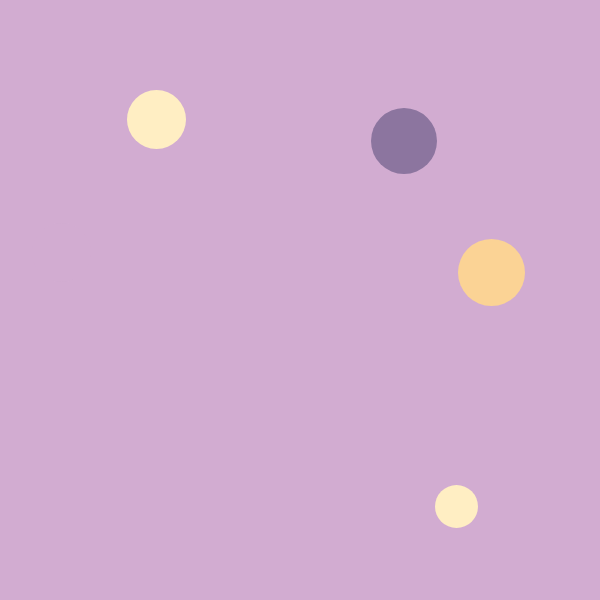
Frame 1 (no input)
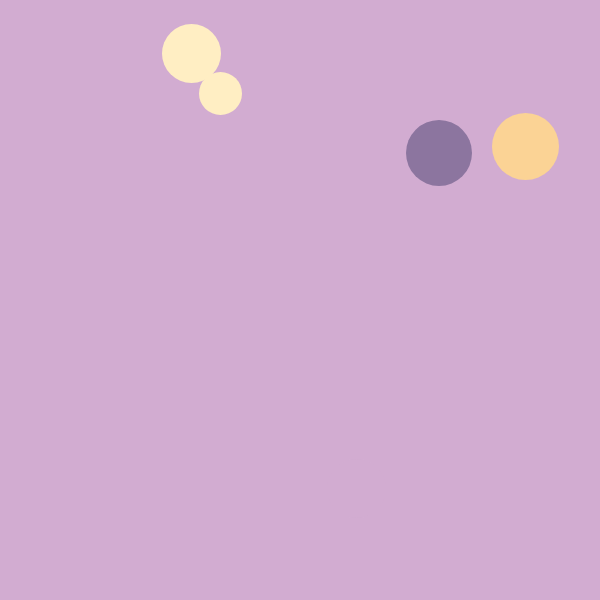
Frame 60 (no input)
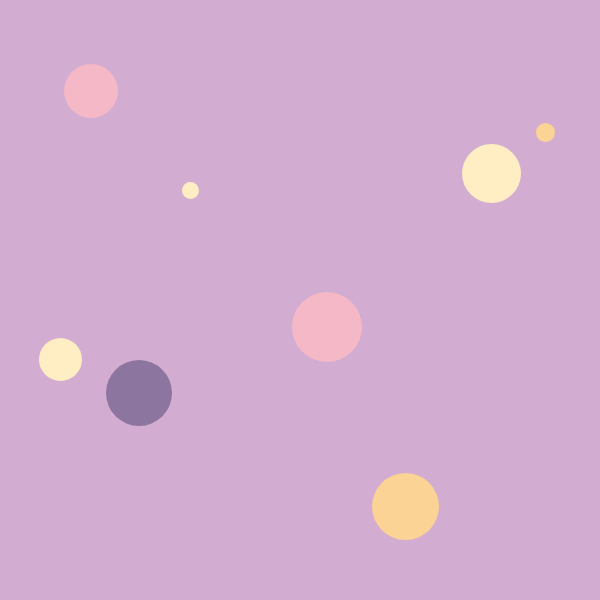
Frame 120 (the mouse pressed at the canvas centre since frame 60)

The p5.js sketch that drew these frames (run headless with seeded random() and noise() and a simulated clock; from frame 60 on, the mouse is pressed at the canvas centre):

// p5.js sketch
// ── sketch.js
/* 
598 assignment Bouncing

student: Rachel / Kun Xu
(Finished with help from Sam)

note:
Didn't able to make random alpha value (transparency) for the balls
didn't able to add one ball every time mouse is clicked

*/




var xCoord = [];
var yCoord = [];
//make the ellipse's X and Y coordinates able to hold a array of value

var sizeoftheball = [];
//make the ellipse's radius able to hold a array of value

var xDirection = [];
var yDirection = [];
//make the ellipse's direction able to hold a array of value
//this part didn't accurred to me at all before Sam point it out...

var ball_color = [];

var ball_alpha = [];
// alpha didn't work...

function addOne(x, y) {
    xCoord.push(x);
    //"round()" means assign a int value 

    yCoord.push(y);
// "yCoord.push(randomy)" means push a randomy to yCoord

    var randomSpeed = [-8, -7, -6, -5, -4, -3, -2, 2, 3, 4, 5, 6, 7, 8];
    var randomxD = random(randomSpeed);
    xDirection.push(randomxD);

    var randomyD = random(randomSpeed);
    yDirection.push(randomyD);


    var randomsize = round(random(10, 80));
    sizeoftheball.push(randomsize);

    var colors = ['#d2acd1', '#8c759f', '#f5b8c7', '#ffeec3', '#fbd395'];
    var color = random(colors);
    ball_color.push(color);
}

function setup() {

  createCanvas(600, 600);
  ellipseMode(CORNER);
  // Set ellipseMode is CORNER
  
  for (i = 0; i < 5; i++) {
    addOne(round(random(0, 520)), round(random(0, 520)));
  }
}


function draw() {
  background('#d2acd1');


  for (i = 0; i < yCoord.length; i++) {
//I'm still at the "It works?.. why?" situation with this line of code
//so ask Sam if you don't get it :D
    
    noStroke();
    fill(ball_color[i]);
    ellipse(xCoord[i], yCoord[i], sizeoftheball[i], sizeoftheball[i]);


    xCoord[i] = xCoord[i] + xDirection[i];
    yCoord[i] = yCoord[i] + yDirection[i];


    if (xCoord[i] + sizeoftheball[i] > width) {
      //make the ball bounce back when it's edge hit the boundry
      xDirection[i] = xDirection[i] * -1;
    }

    if (xCoord[i] < 0) {
      xDirection[i] = xDirection[i] * -1;
    }

    if (yCoord[i] + sizeoftheball[i] > height) {
      yDirection[i] = yDirection[i] * -1;
    }

    if (yCoord[i] < 0) {
      yDirection[i] = yDirection[i] * -1;
    }
  }
}

function mousePressed() {
	for (i = 0; i < 5; i++) {
  	addOne(mouseX, mouseY);
  }
}
